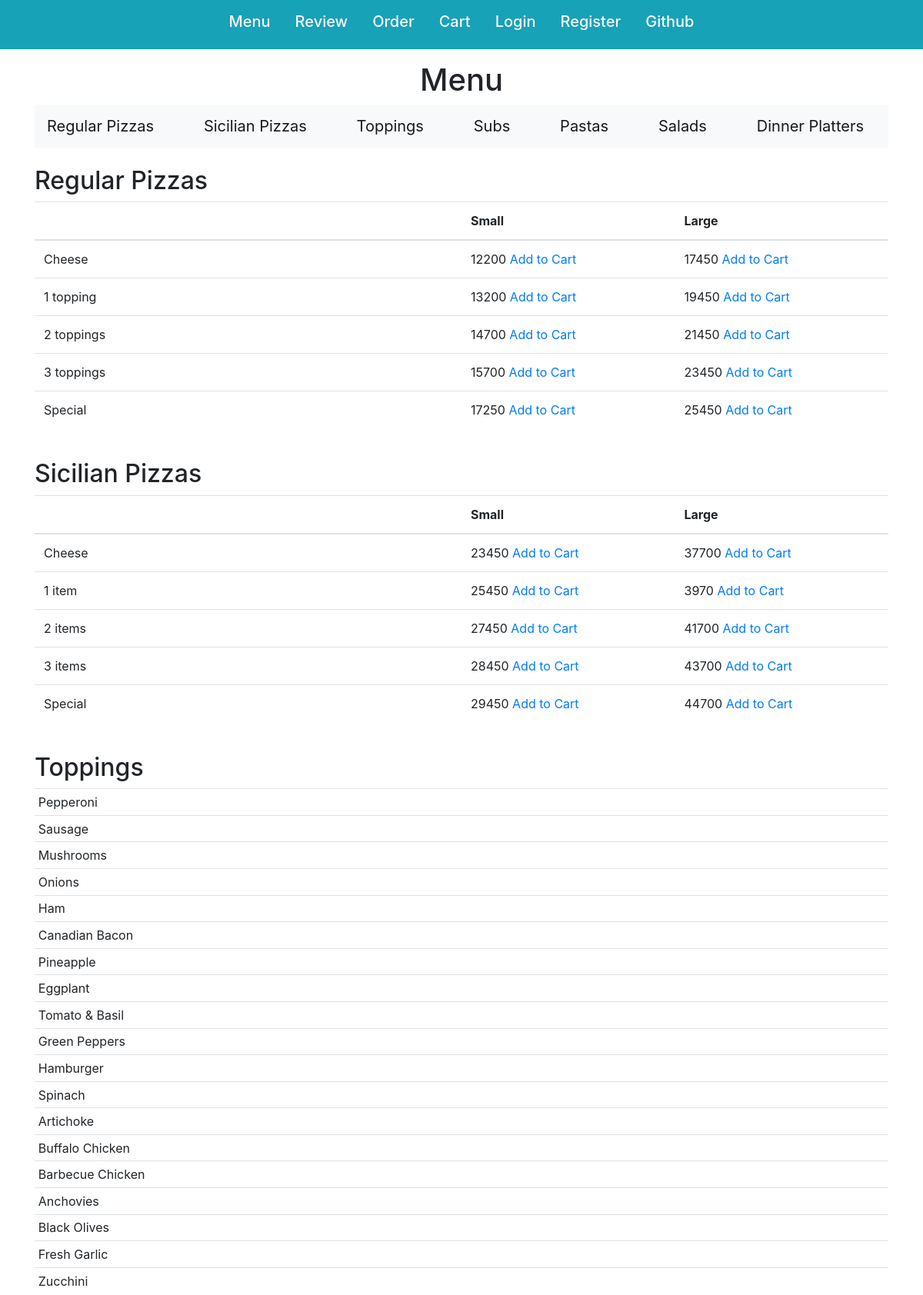
The page /menu (upper part) on the database its author committed.
### orders/models.py (models this page shows, shortened)
class Item(models.Model):
    category = models.ForeignKey(Category, on_delete=models.CASCADE)
    name = models.CharField(max_length=64)
    S = 'Small'
    L = 'Large'
    SIZE_CHOICES = (
        (S, 'Small'),
        (L, 'Large')
    )
    size = models.CharField(max_length=8, choices=SIZE_CHOICES, blank=True)
    price = models.IntegerField(blank=True, default=0) # Blankable for Toppings

class Topping(Item):
    """Define toppings."""

### orders/views.py (the view)
# urls.py: path('menu', cache_page(3600 * 24, key_prefix="menu")(views.IndexView.as_view()), name='index'),
class IndexView(TemplateView):
    template_name = 'orders/index.html'
    def get_context_data(self, **kwargs):
        context = super().get_context_data(**kwargs)
        context = {
            "regular_pizzas": get_menu(Pizza.objects.filter(crust='Regular').all()),
            "sicilian_pizzas": get_menu(Pizza.objects.filter(crust='Sicilian').all()),
            "toppings": Topping.objects.all(),
            "subs": get_menu(Sub.objects.all()),
            "extras": Extra.objects.all(),
            "pastas": Pasta.objects.all(),
            "salads": Salad.objects.all(),
            "dinners": get_menu(Dinner.objects.all())
        }
        return context

### orders/views.py (called while the page is built)
def get_menu(products):
    names = []
    for product in products:
        if product.name not in names:
            names.append(product.name)
    items = []
    for name in names:
        item = {}
        item["name"] = name
        for product in products:
            try:
                if product.name == name and product.size == 'Small':
                    item['id_small'] = product.id
                    item['price_small'] = product.price
                elif product.name == name and product.size == 'Large':
                    item['id_large'] = product.id
                    item['price_large'] = product.price
            except:
                item['id'] = product.id
                item['price'] = product.price
        items.append(item)
    return items

### orders/templates/orders/index.html (shortened to what this page needs)
{% extends "base_orders.html" %}
{% block head %}
{% load static %}
{% endblock %}
{% block content %}
<h1 class="text-center">Menu</h1>
<nav class="navbar sticky-top navbar-light bg-light">
    <a class="navbar-brand" href="#regular_pizzas">Regular Pizzas</a>
    <a class="navbar-brand" href="#sicilian_pizza">Sicilian Pizzas</a>
    <a class="navbar-brand" href="#toppings">Toppings</a>
    <a class="navbar-brand" href="#subs">Subs</a>
    <a class="navbar-brand" href="#pastas">Pastas</a>
    <a class="navbar-brand" href="#salads">Salads</a>
    <a class="navbar-brand" href="#dinners">Dinner Platters</a>
</nav>
<br>
<h2 id="regular_pizzas">Regular Pizzas</h2>
<table class="table">
    <colgroup>
        <col width="50%"></col>
        <col width="25%"></col>
        <col width="25%"></col>
    </colgroup>
    <thread>
        <tr>
            <th></th>
            <th>Small</th>
            <th>Large</th>
        </tr>
    </thread>
    <tbody>
    {% for regular_pizza in regular_pizzas %}
        <tr>
            <td>{{ regular_pizza.name }}</td>
            <td>{{ regular_pizza.price_small }} <a href="{% url 'item_detail' regular_pizza.id_small %}">Add to Cart</a></td>
            <td>{{ regular_pizza.price_large }} <a href="{% url 'item_detail' regular_pizza.id_large %}">Add to Cart</a></td>
        </tr>
    {% endfor %}
    </tbody>
</table>
<br>
<h2 id="sicilian_pizza">Sicilian Pizzas</h2>
<table class="table">
    <colgroup>
        <col width="50%"></col>
        <col width="25%"></col>
        <col width="25%"></col>
    </colgroup>
    <thread>
        <tr>
            <th></th>
            <th>Small</th>
            <th>Large</th>
        </tr>
    </thread>
    <tbody>
    {% for sicilian_pizza in sicilian_pizzas %}
        <tr>
            <td>{{ sicilian_pizza.name }}</td>
            <td>{{ sicilian_pizza.price_small }} <a href="{% url 'item_detail' sicilian_pizza.id_small %}">Add to Cart</a></td>
            <td>{{ sicilian_pizza.price_large }} <a href="{% url 'item_detail' sicilian_pizza.id_large %}">Add to Cart</a></td>
        </tr>
    {% endfor %}
    </tbody>
</table>
<br>
<h2 id="toppings">Toppings</h2>
<table class="table table-sm">
    {% for topping in toppings %}
    <tr>
        <td>{{ topping.name }}</td>
    </tr>
    {% endfor %}
</table>
<br>
<br>
<br>
<br>
<br>
{% endblock %}

### rows shown on the page
Item: name "Cheese"
Item: name "1 topping"
Item: name "2 toppings"
Item: name "3 toppings"
Item: name "Special"
Item: name "Cheese"
Item: name "1 item"
Item: name "2 items"
Item: name "3 items"
Item: name "Special"
Topping: name "Pepperoni"
Topping: name "Sausage"
Topping: name "Mushrooms"
Topping: name "Onions"
Topping: name "Ham"
Topping: name "Canadian Bacon"
Topping: name "Pineapple"
Topping: name "Eggplant"
Topping: name "Tomato & Basil"
Topping: name "Green Peppers"
Topping: name "Hamburger"
Topping: name "Spinach"
Topping: name "Artichoke"
Topping: name "Buffalo Chicken"
Topping: name "Barbecue Chicken"
Topping: name "Anchovies"
Topping: name "Black Olives"
Topping: name "Fresh Garlic"
Topping: name "Zucchini"

### other values the page prints
{{ regular_pizza.price_small }} "12200" "13200" "14700" "15700" "17250"
{{ regular_pizza.price_large }} "17450" "19450" "21450" "23450" "25450"
{{ sicilian_pizza.price_small }} "23450" "25450" "27450" "28450" "29450"
{{ sicilian_pizza.price_large }} "37700" "3970" "41700" "43700" "44700"
